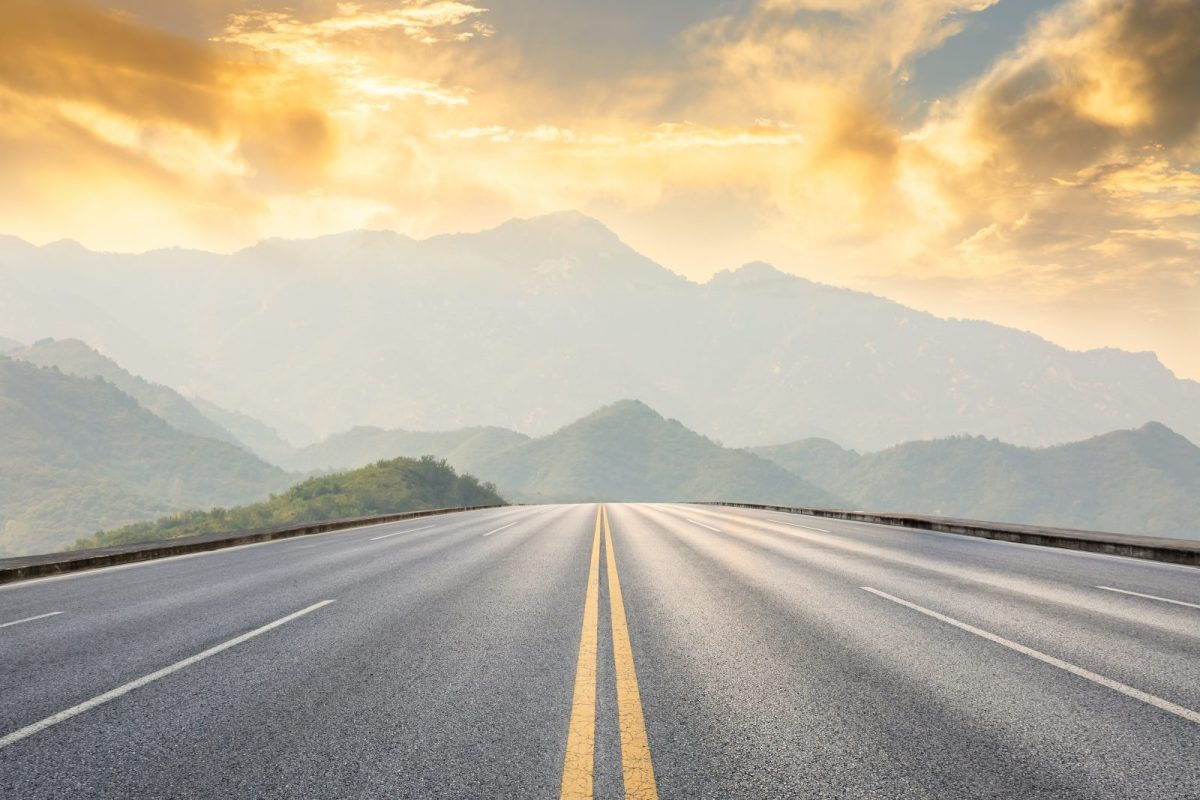
#> input picture thi_giac_may_tinh/buoi3/road.jpg, 1200 x 800 px
$ python tim_bien_anh_tinh.py   (older library calls are emulated)
#> lines starting #> are read from the running program, lines starting #| are printed output that depends on the picture; after the words box and inside, x2 and y2 are one past the last pixel; in counts of white or black regions, pixels touching at a corner belong together
import cv2

img = cv2.imread('road.jpg',0)		#chọn đường dẫn ảnh để đọc
#> img: shape (800, 1200); min 3, max 252, mean 178.2
img = cv2.resize(img,(300,250))
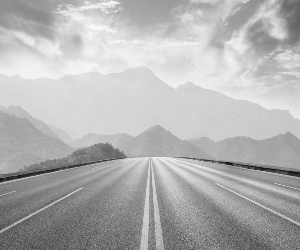
#> img: shape (250, 300); min 9, max 251, mean 178.2
#-----------------------------------------------------
sobelx = cv2.Sobel(img, cv2.CV_64F, 1, 0)
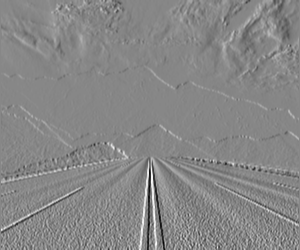
#> sobelx: shape (250, 300) float64; min -328, max 291, mean -0.1; drawn with min black and max white
sobely = cv2.Sobel(img, cv2.CV_64F, 0, 1)
laplacian = cv2.Laplacian(img, cv2.CV_64F, ksize=5)
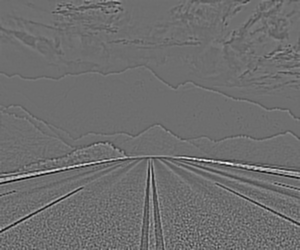
#> laplacian: shape (250, 300) float64; min -3786, max 4974, mean 0.2; drawn with min black and max white
canny = cv2.Canny(img, 100, 150)
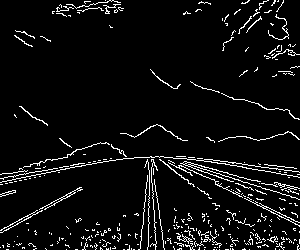
#> canny: shape (250, 300); 5.9% white in thin lines or dots
canny1 = cv2.Canny(img,50,200)		#hàm đọc biên ảnh (đường dẫn ảnh, độ sáng ngưỡng ảnh muốn đọc trong khoản từ nhỏ nhất là  50 đến lớn nhất là 200)
#> canny1: shape (250, 300); 6.6% white in thin lines or dots
#-----------------------------------------------------------------------------------------------------------------------------------------

cv2.imshow('sobelx',sobelx)		# hiển thị ảnh
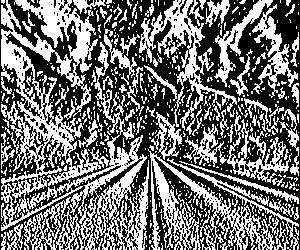
#> window 'sobelx': shape (250, 300); 44.9% white; 562 white regions (478 under 20 px), largest, box (x1, y1, x2, y2) and area: (1, 0, 149, 250) 12870, (148, 149, 289, 250) 3707, (139, 0, 237, 135) 2754
cv2.imshow('sobely',sobely)		# hiển thị ảnh
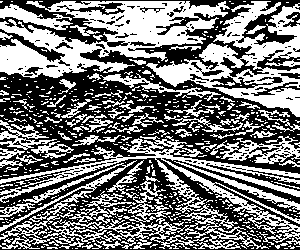
#> window 'sobely': shape (250, 300); 47.1% white; 536 white regions (449 under 20 px), largest, box (x1, y1, x2, y2) and area: (0, 1, 230, 78) 8291, (146, 1, 300, 117) 6130, (0, 136, 300, 249) 5864
cv2.imshow('laplacian',laplacian)		# hiển thị ảnh
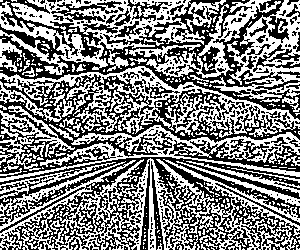
#> window 'laplacian': shape (250, 300); 50.5% white; black in thin lines or dots
cv2.imshow('canny',canny)		# hiển thị ảnh
cv2.imshow('canny1',canny1)		# hiển thị ảnh

cv2.waitKey(0)				# tạm dừng cho đến khi tắt
cv2.destroyAllWindows()			# giải phóng bộ nhớ
